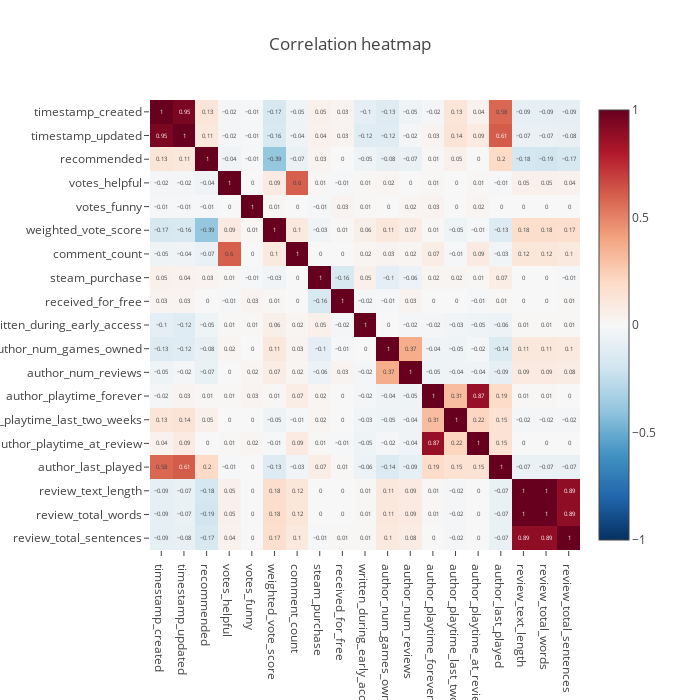

Source (notebook cell):
### Code cell
def plot_correlation_heatmap() -> go.Figure:
    corr_matrix = steam_reviews.select_dtypes(include=['number', 'bool']).drop(['app_id', 'review_id', 'author_steamid'], axis=1).corr()
    corr_matrix = np.round(corr_matrix, 2)

    fig = px.imshow(
        corr_matrix,
        text_auto=True, 
        color_continuous_scale='RdBu_r',
        zmin=-1,
        zmax=1,
        aspect="auto"
    )
    
    fig.update_layout(
        title='Correlation heatmap',
        width=700,
        height=700,
        margin=dict(l=150, r=120, t=100, b=150)
    )
    
    return fig

fig = plot_correlation_heatmap()
fig.show()

### Figure 1 — Plotly figure (JSON) as saved in the notebook; plotly's stock layout.template omitted (floating-point values rounded to 4 significant figures; data arrays with more than 128 entries replaced by an {"elided": "..."} marker saying what was removed)
{"data": [{"coloraxis": "coloraxis", "hovertemplate": "x: %{x}<br>y: %{y}<br>color: %{z}<extra></extra>", "name": "0", "texttemplate": "%{z}", "type": "heatmap", "x": ["timestamp_created", "timestamp_updated", "recommended", "votes_helpful", "votes_funny", "weighted_vote_score", "comment_count", "steam_purchase", "received_for_free", "written_during_early_access", "author_num_games_owned", "author_num_reviews", "author_playtime_forever", "author_playtime_last_two_weeks", "author_playtime_at_review", "author_last_played", "review_text_length", "review_total_words", "review_total_sentences"], "xaxis": "x", "y": ["timestamp_created", "timestamp_updated", "recommended", "votes_helpful", "votes_funny", "weighted_vote_score", "comment_count", "steam_purchase", "received_for_free", "written_during_early_access", "author_num_games_owned", "author_num_reviews", "author_playtime_forever", "author_playtime_last_two_weeks", "author_playtime_at_review", "author_last_played", "review_text_length", "review_total_words", "review_total_sentences"], "yaxis": "y", "z": {"elided": "19x19 float values"}}], "layout": {"coloraxis": {"cmax": 1, "cmin": -1, "colorscale": [[0, "rgb(5,48,97)"], [0.1, "rgb(33,102,172)"], [0.2, "rgb(67,147,195)"], [0.3, "rgb(146,197,222)"], [0.4, "rgb(209,229,240)"], [0.5, "rgb(247,247,247)"], [0.6, "rgb(253,219,199)"], [0.7, "rgb(244,165,130)"], [0.8, "rgb(214,96,77)"], [0.9, "rgb(178,24,43)"], [1, "rgb(103,0,31)"]]}, "height": 700, "margin": {"b": 150, "l": 150, "r": 120, "t": 100}, "title": {"text": "Correlation heatmap"}, "width": 700, "xaxis": {"anchor": "y", "domain": [0, 1]}, "yaxis": {"anchor": "x", "autorange": "reversed", "domain": [0, 1]}}}
